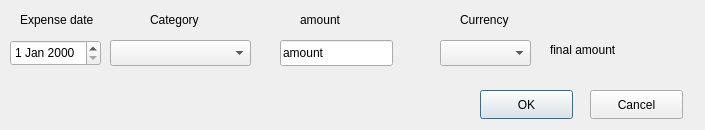
<?xml version="1.0" encoding="UTF-8"?>
<ui version="4.0">
 <class>EditRecord</class>
 <widget class="QDialog" name="EditRecord">
  <property name="geometry">
   <rect>
    <x>0</x>
    <y>0</y>
    <width>705</width>
    <height>130</height>
   </rect>
  </property>
  <property name="windowTitle">
   <string>Dialog</string>
  </property>
  <widget class="QDateEdit" name="deDate">
   <property name="geometry">
    <rect>
     <x>10</x>
     <y>40</y>
     <width>91</width>
     <height>26</height>
    </rect>
   </property>
  </widget>
  <widget class="QComboBox" name="cbCategory">
   <property name="geometry">
    <rect>
     <x>110</x>
     <y>40</y>
     <width>141</width>
     <height>26</height>
    </rect>
   </property>
  </widget>
  <widget class="QLineEdit" name="leAmount">
   <property name="geometry">
    <rect>
     <x>280</x>
     <y>40</y>
     <width>113</width>
     <height>26</height>
    </rect>
   </property>
   <property name="text">
    <string>amount</string>
   </property>
  </widget>
  <widget class="QComboBox" name="cbCurrency">
   <property name="geometry">
    <rect>
     <x>440</x>
     <y>40</y>
     <width>91</width>
     <height>26</height>
    </rect>
   </property>
  </widget>
  <widget class="QLabel" name="label">
   <property name="geometry">
    <rect>
     <x>20</x>
     <y>10</y>
     <width>91</width>
     <height>20</height>
    </rect>
   </property>
   <property name="text">
    <string>Expense date</string>
   </property>
  </widget>
  <widget class="QLabel" name="label_2">
   <property name="geometry">
    <rect>
     <x>150</x>
     <y>10</y>
     <width>71</width>
     <height>20</height>
    </rect>
   </property>
   <property name="text">
    <string>Category</string>
   </property>
  </widget>
  <widget class="QLabel" name="label_3">
   <property name="geometry">
    <rect>
     <x>300</x>
     <y>10</y>
     <width>63</width>
     <height>20</height>
    </rect>
   </property>
   <property name="text">
    <string>amount</string>
   </property>
  </widget>
  <widget class="QLabel" name="label_4">
   <property name="geometry">
    <rect>
     <x>460</x>
     <y>10</y>
     <width>63</width>
     <height>20</height>
    </rect>
   </property>
   <property name="text">
    <string>Currency</string>
   </property>
  </widget>
  <widget class="QLabel" name="lbFinalAmount">
   <property name="geometry">
    <rect>
     <x>550</x>
     <y>40</y>
     <width>91</width>
     <height>20</height>
    </rect>
   </property>
   <property name="text">
    <string>final amount</string>
   </property>
  </widget>
  <widget class="QPushButton" name="pbOK">
   <property name="geometry">
    <rect>
     <x>480</x>
     <y>90</y>
     <width>93</width>
     <height>29</height>
    </rect>
   </property>
   <property name="text">
    <string>OK</string>
   </property>
  </widget>
  <widget class="QPushButton" name="pbCancel">
   <property name="geometry">
    <rect>
     <x>590</x>
     <y>90</y>
     <width>93</width>
     <height>29</height>
    </rect>
   </property>
   <property name="text">
    <string>Cancel</string>
   </property>
  </widget>
 </widget>
 <resources/>
 <connections/>
</ui>
